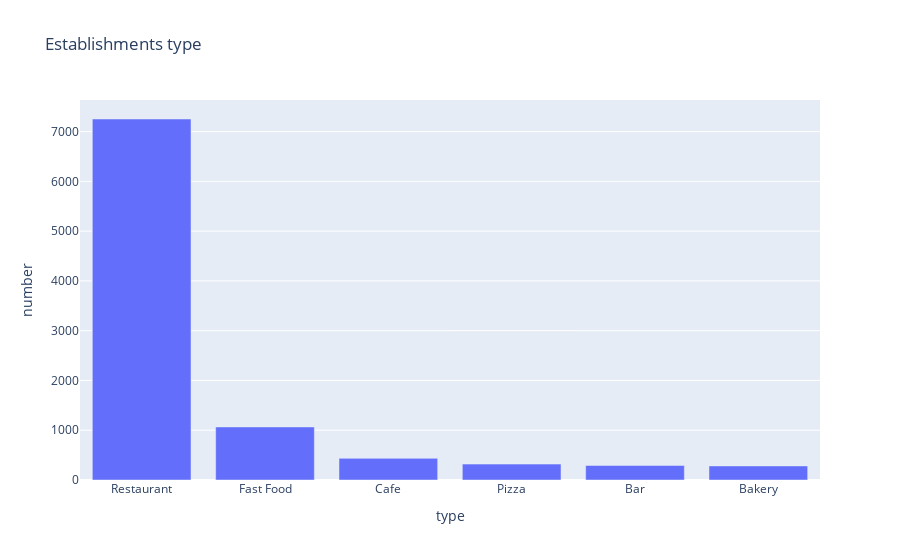

Write notebook code for a chart like this one.
### Code cell
# Plot the result
fig = px.bar(establishments,
            x='type',
            y='number',
            title='Establishments type')
fig.show()

### Figure 1 — Plotly figure (JSON) as saved in the notebook; plotly's stock layout.template omitted (floating-point values rounded to 4 significant figures)
{"data": [{"alignmentgroup": "True", "hovertemplate": "type=%{x}<br>number=%{y}<extra></extra>", "legendgroup": "", "marker": {"color": "#636efa", "pattern": {"shape": ""}}, "name": "", "offsetgroup": "", "orientation": "v", "showlegend": false, "textposition": "auto", "type": "bar", "x": ["Restaurant", "Fast Food", "Cafe", "Pizza", "Bar", "Bakery"], "xaxis": "x", "y": [7253, 1066, 435, 319, 292, 283], "yaxis": "y"}], "layout": {"barmode": "relative", "legend": {"tracegroupgap": 0}, "title": {"text": "Establishments type"}, "xaxis": {"anchor": "y", "domain": [0, 1], "title": {"text": "type"}}, "yaxis": {"anchor": "x", "domain": [0, 1], "title": {"text": "number"}}}}
